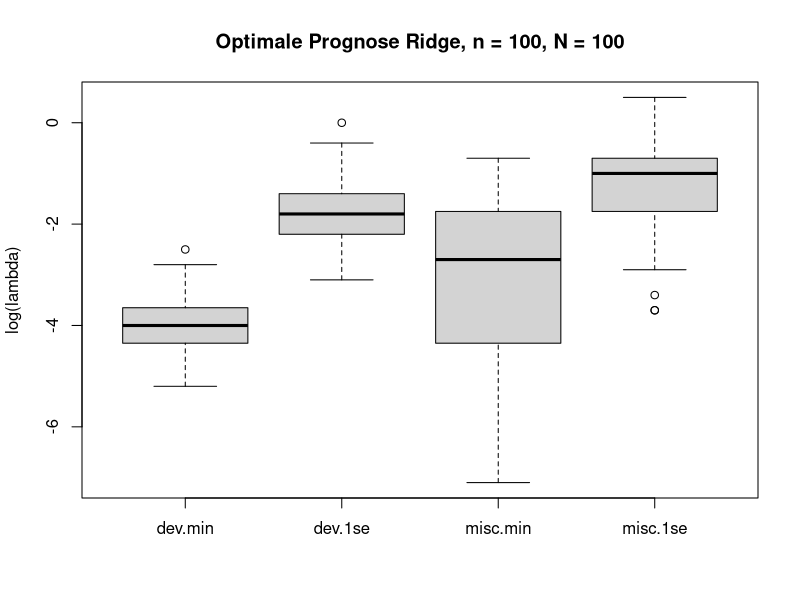
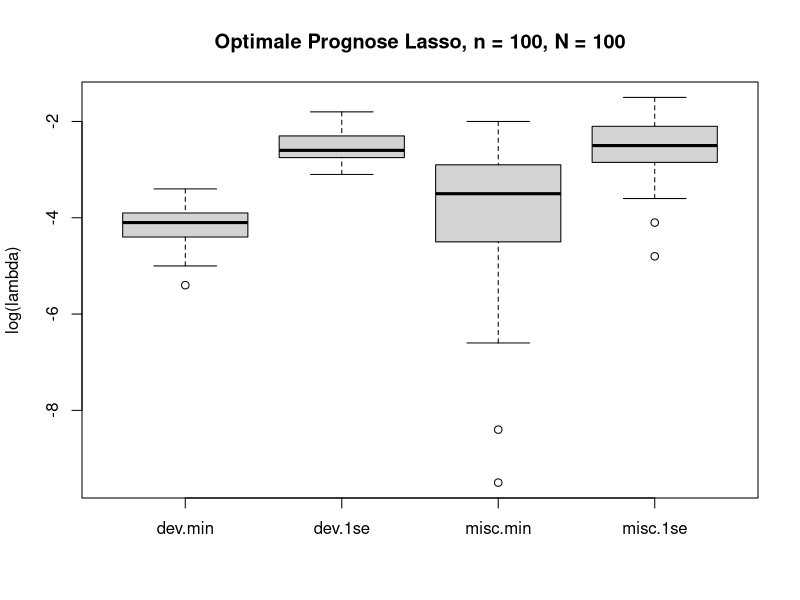
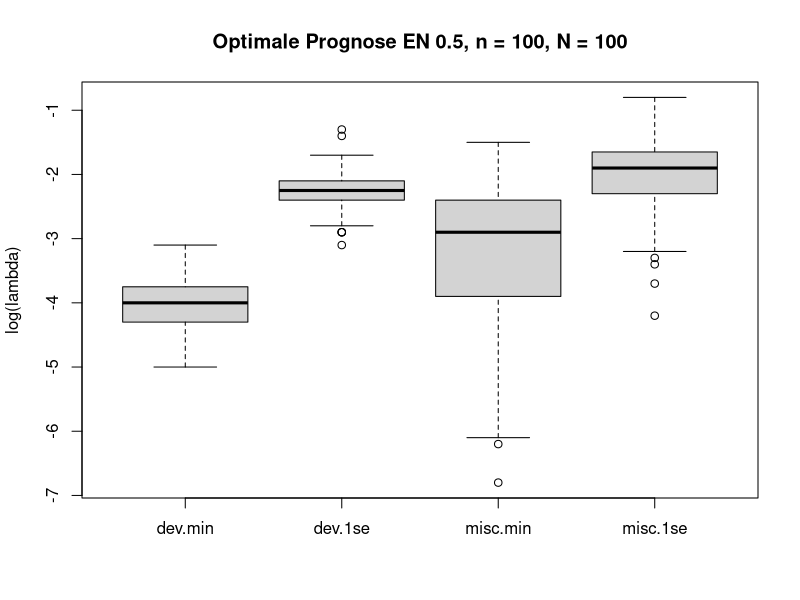
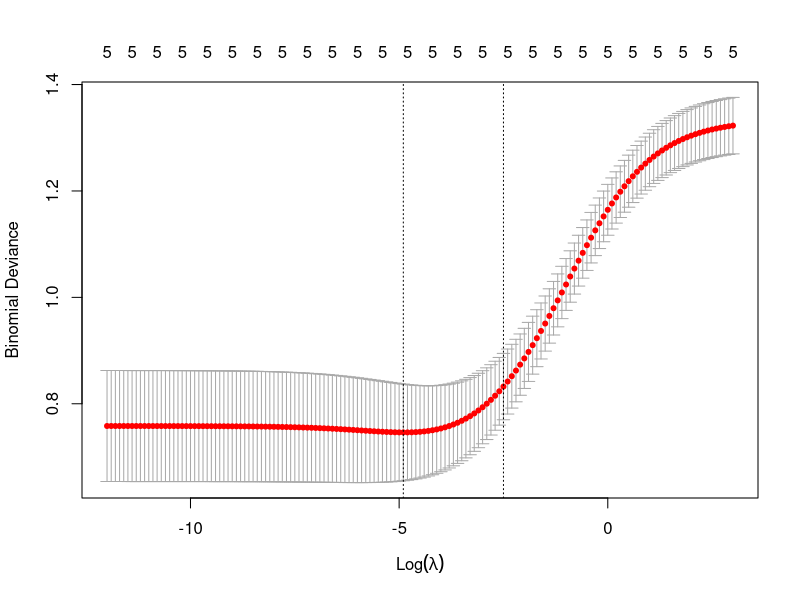
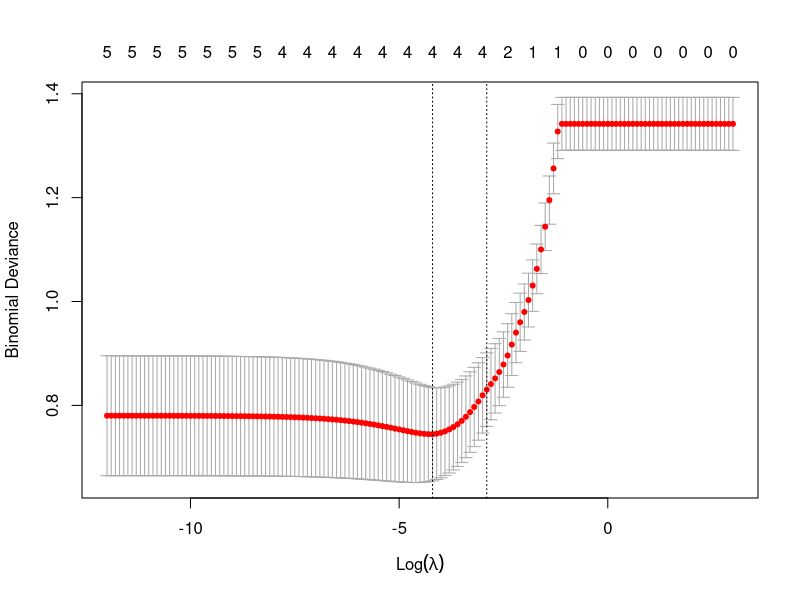
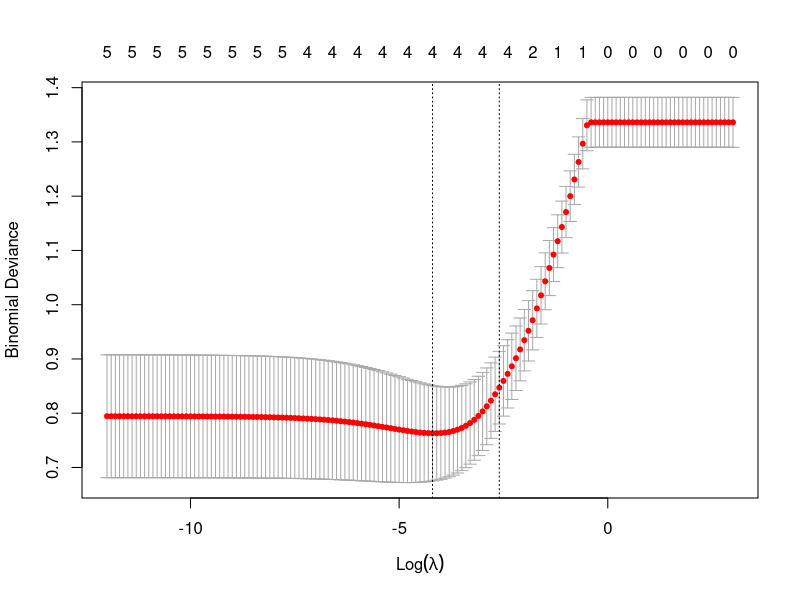
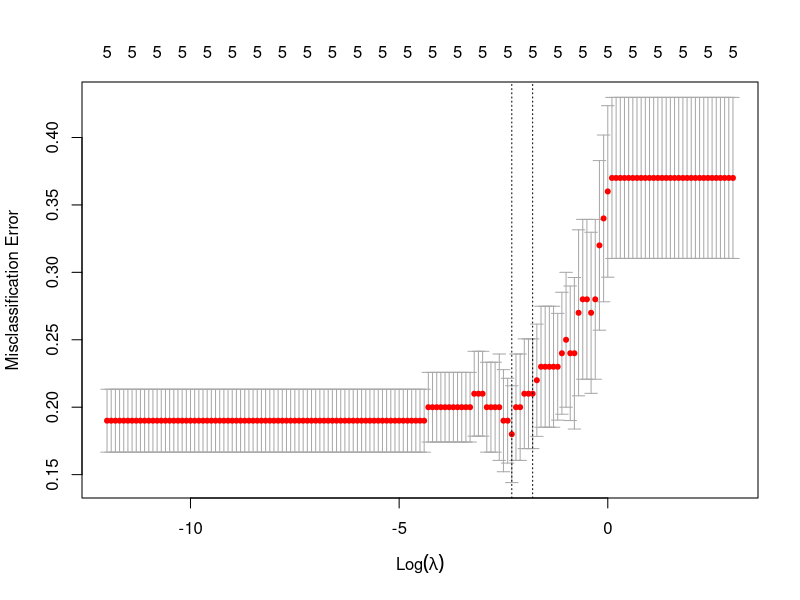
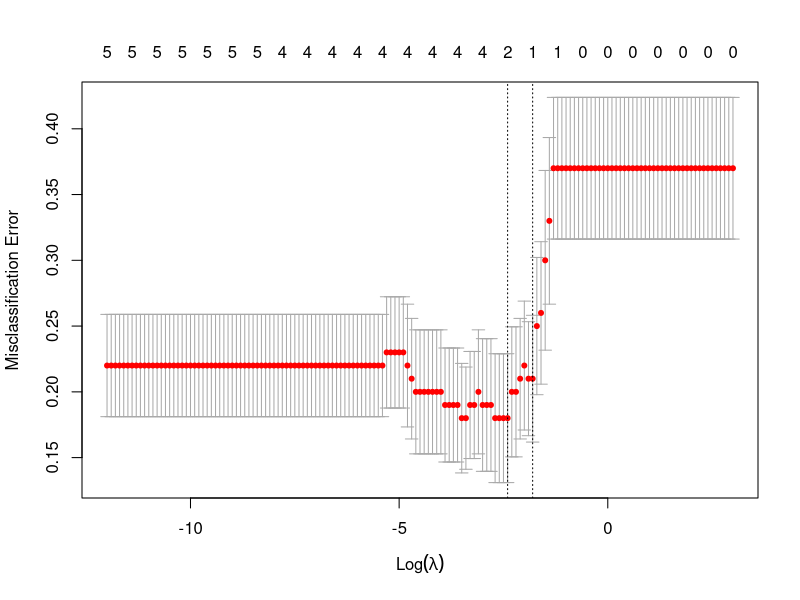

The R source for these figures, in order:
library(glmnet)

set.seed(12345)

q <- 5
b0 <- 0
b <- rep(0,q)
n <- 100
N <- 100
X <- matrix(0,n,q)
numlist <- seq(-12,3,0.1)
l <- length(numlist)
lambdalist <- exp(numlist)
results <- array(NA, dim = c(4, N))
rar <- results
ral <- rar
rael <- rar

min_measure <- array(NA,dim=c(8,N))


b0 <- round(rnorm(1,0,1),2)
b <- round(rnorm(q,0,1),2)


for(j in 1:N){
  
  for(i in 1:q){
    X[,i] <- rnorm(n,0,1)
  }
  
  Xt <- X
  
  #sds <- sqrt(colMeans(X^2) - colMeans(X)^2)
  
  #Xt <- t((t(X)-colMeans(X))/sds)
  
  eta <- b0 + Xt%*%b
  p <- plogis(eta)
  Y <- rbinom(n,1,p)
  
  cvR <- cv.glmnet(Xt,Y, lambda = lambdalist, family = "binomial", alpha = 0)
  cvRm <- cv.glmnet(Xt,Y, lambda = lambdalist, family = "binomial", alpha = 0, type.measure = "class")
  rar[1,j] <- cvR$lambda.min
  rar[2,j] <- cvR$lambda.1se
  rar[3,j] <- cvRm$lambda.min
  rar[4,j] <- cvRm$lambda.1se
  
  cvL <- cv.glmnet(Xt,Y, lambda = lambdalist, family = "binomial", alpha = 1)
  cvLm <- cv.glmnet(Xt,Y, lambda = lambdalist, family = "binomial", alpha = 1, type.measure = "class")
  ral[1,j] <- cvL$lambda.min
  ral[2,j] <- cvL$lambda.1se
  ral[3,j] <- cvLm$lambda.min
  ral[4,j] <- cvLm$lambda.1se
  
  cvEL <- cv.glmnet(Xt,Y, lambda = lambdalist, family = "binomial", alpha = 0.5)
  cvELm <- cv.glmnet(Xt,Y, lambda = lambdalist, family = "binomial", alpha = 0.5, type.measure = "class")
  rael[1,j] <- cvEL$lambda.min
  rael[2,j] <- cvEL$lambda.1se
  rael[3,j] <- cvELm$lambda.min
  rael[4,j] <- cvELm$lambda.1se
  
  
  
  
  cvcheck <- cv.glmnet(Xt,Y, lambda = c(0,0.0000001), family = "binomial", alpha = 0.5)
  cvcheckm <- cv.glmnet(Xt,Y, lambda = c(0,0.0000001), family = "binomial", alpha = 0.5, type.measure = "class")
  
  
  min_measure[1,j] <- min(cvR$cvm)
  min_measure[2,j] <- min(cvL$cvm)
  min_measure[3,j] <- min(cvEL$cvm)
  
  min_measure[4,j] <- min(cvcheck$cvm[2])
  
  
  min_measure[5,j] <- min(cvRm$cvm)
  min_measure[6,j] <- min(cvLm$cvm)
  min_measure[7,j] <- min(cvELm$cvm)
  
  min_measure[8,j] <- min(cvcheckm$cvm[2])
  
  
  print(j/N)
}

med <- function(x){
  le <- length(x)
  m <- round((le+1)/2,0)
  xm <- sort(x)
  return(xm[m])
}

names <- c("dev.min", "dev.1se", "misc.min", "misc.1se")

ri <- as.data.frame(t(log(rar)))
names(ri) <- names

la <- as.data.frame(t(log(ral)))
names(la) <- names

el <- as.data.frame(t(log(rael)))
names(el) <- names

boxplot(ri, main = "Optimale Prognose Ridge, n = 100, N = 100", ylab = "log(lambda)")
boxplot(la, main = "Optimale Prognose Lasso, n = 100, N = 100", ylab = "log(lambda)")
boxplot(el, main = "Optimale Prognose EN 0.5, n = 100, N = 100", ylab = "log(lambda)")

plot(cvR, sign.lambda = 1)
plot(cvL, sign.lambda = 1)
plot(cvEL, sign.lambda = 1)

plot(cvRm, sign.lambda = 1)
plot(cvLm, sign.lambda = 1)
plot(cvELm, sign.lambda = 1)

apply(rar,1,med)
log(apply(rar,1,med))

apply(ral,1,med)
log(apply(ral,1,med))

apply(rael,1,med)
log(apply(rael,1,med))




round(matrix(apply(min_measure,1,med),4,2),3)

#boxplot(t(min_measure))
